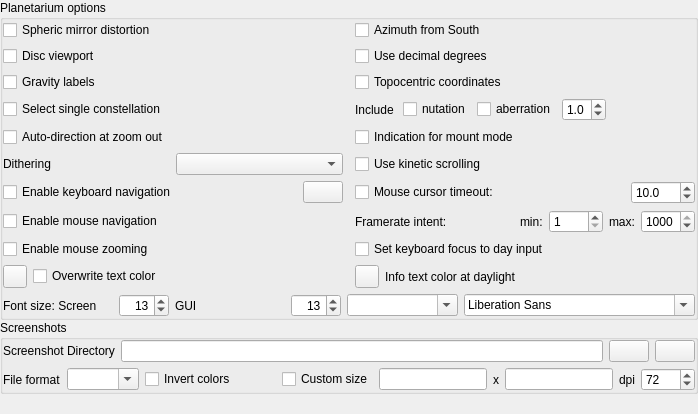
        <widget class="QWidget" name="page_Tools">
         <layout class="QVBoxLayout" name="verticalLayout_5">
          <property name="spacing">
           <number>0</number>
          </property>
          <property name="leftMargin">
           <number>0</number>
          </property>
          <property name="topMargin">
           <number>0</number>
          </property>
          <property name="rightMargin">
           <number>0</number>
          </property>
          <property name="bottomMargin">
           <number>0</number>
          </property>
          <item>
           <widget class="QGroupBox" name="planetarium_groupBox">
            <property name="sizePolicy">
             <sizepolicy hsizetype="Preferred" vsizetype="Expanding">
              <horstretch>0</horstretch>
              <verstretch>0</verstretch>
             </sizepolicy>
            </property>
            <property name="title">
             <string>Planetarium options</string>
            </property>
            <layout class="QGridLayout" name="gridLayoutOptions">
             <property name="leftMargin">
              <number>0</number>
             </property>
             <property name="topMargin">
              <number>0</number>
             </property>
             <property name="rightMargin">
              <number>0</number>
             </property>
             <property name="bottomMargin">
              <number>0</number>
             </property>
             <item row="20" column="1" rowspan="2" colspan="3">
              <layout class="QHBoxLayout" name="fontHorizontalLayout">
               <item>
                <widget class="QLabel" name="fontSizeLabel">
                 <property name="text">
                  <string>Font size: Screen</string>
                 </property>
                </widget>
               </item>
               <item>
                <widget class="QSpinBox" name="screenFontSizeSpinBox">
                 <property name="maximumSize">
                  <size>
                   <width>50</width>
                   <height>16777215</height>
                  </size>
                 </property>
                 <property name="toolTip">
                  <string>Base font size for on-screen text</string>
                 </property>
                 <property name="alignment">
                  <set>Qt::AlignRight|Qt::AlignTrailing|Qt::AlignVCenter</set>
                 </property>
                 <property name="minimum">
                  <number>5</number>
                 </property>
                 <property name="maximum">
                  <number>50</number>
                 </property>
                 <property name="value">
                  <number>13</number>
                 </property>
                </widget>
               </item>
               <item>
                <widget class="QLabel" name="guiFontSizeLabel">
                 <property name="toolTip">
                  <string>Graphical user interface</string>
                 </property>
                 <property name="text">
                  <string comment="abbreviation">GUI</string>
                 </property>
                </widget>
               </item>
               <item>
                <widget class="QSpinBox" name="guiFontSizeSpinBox">
                 <property name="minimumSize">
                  <size>
                   <width>20</width>
                   <height>0</height>
                  </size>
                 </property>
                 <property name="maximumSize">
                  <size>
                   <width>50</width>
                   <height>16777215</height>
                  </size>
                 </property>
                 <property name="toolTip">
                  <string>Base font size for dialogs</string>
                 </property>
                 <property name="alignment">
                  <set>Qt::AlignRight|Qt::AlignTrailing|Qt::AlignVCenter</set>
                 </property>
                 <property name="minimum">
                  <number>7</number>
                 </property>
                 <property name="maximum">
                  <number>50</number>
                 </property>
                 <property name="value">
                  <number>13</number>
                 </property>
                </widget>
               </item>
               <item>
                <widget class="QComboBox" name="fontWritingSystemComboBox">
                 <property name="toolTip">
                  <string>Pre-select fonts for a particular writing system</string>
                 </property>
                 <property name="editable">
                  <bool>true</bool>
                 </property>
                 <property name="insertPolicy">
                  <enum>QComboBox::NoInsert</enum>
                 </property>
                </widget>
               </item>
               <item>
                <widget class="QFontComboBox" name="fontComboBox">
                 <property name="toolTip">
                  <string>Application font</string>
                 </property>
                </widget>
               </item>
              </layout>
             </item>
             <item row="17" column="1">
              <widget class="QCheckBox" name="enableMouseZoomingCheckBox">
               <property name="toolTip">
                <string>Allow mouse to zoom (mousewheel)</string>
               </property>
               <property name="text">
                <string>Enable mouse zooming</string>
               </property>
              </widget>
             </item>
             <item row="3" column="3">
              <widget class="QCheckBox" name="topocentricCheckBox">
               <property name="toolTip">
                <string>Activate to view as seen from surface of the planet (recommended). If switched off, display planetocentric view.</string>
               </property>
               <property name="text">
                <string>Topocentric coordinates</string>
               </property>
              </widget>
             </item>
             <item row="13" column="1">
              <layout class="QHBoxLayout" name="horizontalLayout_13">
               <item>
                <widget class="QCheckBox" name="enableKeysNavigationCheckBox">
                 <property name="toolTip">
                  <string>Allow keyboard to pan and zoom</string>
                 </property>
                 <property name="text">
                  <string>Enable keyboard navigation</string>
                 </property>
                </widget>
               </item>
               <item>
                <spacer name="horizontalSpacer_3">
                 <property name="orientation">
                  <enum>Qt::Horizontal</enum>
                 </property>
                 <property name="sizeHint" stdset="0">
                  <size>
                   <width>40</width>
                   <height>20</height>
                  </size>
                 </property>
                </spacer>
               </item>
               <item>
                <widget class="QPushButton" name="editShortcutsPushButton">
                 <property name="sizePolicy">
                  <sizepolicy hsizetype="Fixed" vsizetype="Fixed">
                   <horstretch>0</horstretch>
                   <verstretch>0</verstretch>
                  </sizepolicy>
                 </property>
                 <property name="toolTip">
                  <string>Edit keyboard shortcuts...</string>
                 </property>
                 <property name="icon">
                  <iconset resource="../../data/gui/guiRes.qrc">
                   <normaloff>:/graphicGui/uibtSettings.png</normaloff>
                   <disabledoff>:/graphicGui/uibtSettings-disabled.png</disabledoff>:/graphicGui/uibtSettings.png</iconset>
                 </property>
                </widget>
               </item>
              </layout>
             </item>
             <item row="5" column="1">
              <widget class="QCheckBox" name="autoZoomResetsDirectionCheckbox">
               <property name="toolTip">
                <string>When enabled, the &quot;auto zoom out&quot; key will also set the initial viewing direction</string>
               </property>
               <property name="text">
                <string>Auto-direction at zoom out</string>
               </property>
              </widget>
             </item>
             <item row="16" column="1">
              <widget class="QCheckBox" name="enableMouseNavigationCheckBox">
               <property name="toolTip">
                <string>Allow mouse to pan (drag)</string>
               </property>
               <property name="text">
                <string>Enable mouse navigation</string>
               </property>
              </widget>
             </item>
             <item row="17" column="3">
              <widget class="QCheckBox" name="focusOnDaySpinnerCheckBox">
               <property name="toolTip">
                <string>Force date/time tab and focus on day input when activating date panel</string>
               </property>
               <property name="text">
                <string>Set keyboard focus to day input</string>
               </property>
              </widget>
             </item>
             <item row="18" column="1">
              <layout class="QHBoxLayout" name="horizontalLayout_15">
               <item>
                <widget class="QToolButton" name="overwriteTextColorButton">
                 <property name="toolTip">
                  <string>Info text color for overwrite</string>
                 </property>
                </widget>
               </item>
               <item>
                <widget class="QCheckBox" name="overwriteTextColorCheckBox">
                 <property name="toolTip">
                  <string>Set one color for text in info panel for all objects</string>
                 </property>
                 <property name="text">
                  <string>Overwrite text color</string>
                 </property>
                </widget>
               </item>
              </layout>
             </item>
             <item row="12" column="1">
              <layout class="QHBoxLayout" name="horizontalLayout_10">
               <item>
                <widget class="QLabel" name="dithering_label">
                 <property name="text">
                  <string>Dithering</string>
                 </property>
                </widget>
               </item>
               <item>
                <widget class="QComboBox" name="ditheringComboBox"/>
               </item>
              </layout>
             </item>
             <item row="4" column="1">
              <widget class="QCheckBox" name="selectSingleConstellationButton">
               <property name="toolTip">
                <string>Hide other constellations when you click one</string>
               </property>
               <property name="statusTip">
                <string>Hide other constellations when you click one</string>
               </property>
               <property name="text">
                <string>Select single constellation</string>
               </property>
              </widget>
             </item>
             <item row="18" column="3">
              <layout class="QHBoxLayout" name="horizontalLayout_14">
               <item>
                <widget class="QToolButton" name="daylightTextColorButton">
                 <property name="toolTip">
                  <string>Info text color at daylight</string>
                 </property>
                </widget>
               </item>
               <item>
                <widget class="QLabel" name="label_2">
                 <property name="text">
                  <string>Info text color at daylight</string>
                 </property>
                </widget>
               </item>
              </layout>
             </item>
             <item row="2" column="3">
              <widget class="QCheckBox" name="decimalDegreeCheckBox">
               <property name="toolTip">
                <string>Use decimal degrees for coordinates</string>
               </property>
               <property name="text">
                <string>Use decimal degrees</string>
               </property>
              </widget>
             </item>
             <item row="1" column="3">
              <widget class="QCheckBox" name="azimuthFromSouthcheckBox">
               <property name="toolTip">
                <string>Activate this option to calculate azimuth from south towards west.</string>
               </property>
               <property name="text">
                <string>Azimuth from South</string>
               </property>
              </widget>
             </item>
             <item row="3" column="1">
              <widget class="QCheckBox" name="gravityLabelCheckbox">
               <property name="toolTip">
                <string>Align labels with the screen center</string>
               </property>
               <property name="text">
                <string>Gravity labels</string>
               </property>
              </widget>
             </item>
             <item row="2" column="1">
              <widget class="QCheckBox" name="diskViewportCheckbox">
               <property name="toolTip">
                <string>Mask out everything outside a central circle in the main view</string>
               </property>
               <property name="text">
                <string>Disc viewport</string>
               </property>
              </widget>
             </item>
             <item row="1" column="1">
              <widget class="QCheckBox" name="sphericMirrorCheckbox">
               <property name="toolTip">
                <string>Spheric mirror distortion is used when projecting Stellarium onto a spheric mirror for low-cost planetarium systems.</string>
               </property>
               <property name="text">
                <string>Spheric mirror distortion</string>
               </property>
               <property name="checkable">
                <bool>true</bool>
               </property>
              </widget>
             </item>
             <item row="4" column="3">
              <layout class="QHBoxLayout" name="aberrationHorizontalLayout">
               <item>
                <widget class="QLabel" name="label_Include">
                 <property name="text">
                  <string>Include </string>
                 </property>
                </widget>
               </item>
               <item>
                <widget class="QCheckBox" name="nutationCheckBox">
                 <property name="toolTip">
                  <string>Nutation is a small wobble of Earth's axis, amounting to a few arcseconds.</string>
                 </property>
                 <property name="text">
                  <string>nutation</string>
                 </property>
                </widget>
               </item>
               <item>
                <widget class="QCheckBox" name="aberrationCheckBox">
                 <property name="toolTip">
                  <string>Annual aberration is an annual wobble in positions, amounting to max. about 20 arcseconds for observers on Earth.</string>
                 </property>
                 <property name="text">
                  <string>aberration</string>
                 </property>
                </widget>
               </item>
               <item>
                <widget class="QDoubleSpinBox" name="aberrationSpinBox">
                 <property name="toolTip">
                  <string>Exaggerate aberration (for didactic explanations)</string>
                 </property>
                 <property name="decimals">
                  <number>1</number>
                 </property>
                 <property name="maximum">
                  <double>5.000000000000000</double>
                 </property>
                 <property name="singleStep">
                  <double>0.100000000000000</double>
                 </property>
                 <property name="value">
                  <double>1.000000000000000</double>
                 </property>
                </widget>
               </item>
               <item>
                <spacer name="horizontalSpacer_4">
                 <property name="orientation">
                  <enum>Qt::Horizontal</enum>
                 </property>
                 <property name="sizeHint" stdset="0">
                  <size>
                   <width>40</width>
                   <height>20</height>
                  </size>
                 </property>
                </spacer>
               </item>
              </layout>
             </item>
             <item row="5" column="3">
              <widget class="QCheckBox" name="indicationMountModeCheckBox">
               <property name="toolTip">
                <string>Flash a short message when toggling mount mode.</string>
               </property>
               <property name="text">
                <string>Indication for mount mode</string>
               </property>
              </widget>
             </item>
             <item row="12" column="3">
              <widget class="QCheckBox" name="kineticScrollingCheckBox">
               <property name="toolTip">
                <string>Kinetic scrolling means dragging text panels directly instead of dragging window handles.</string>
               </property>
               <property name="text">
                <string>Use kinetic scrolling</string>
               </property>
              </widget>
             </item>
             <item row="13" column="3">
              <layout class="QHBoxLayout" name="mouseTimeoutLayout">
               <item>
                <widget class="QCheckBox" name="mouseTimeoutCheckbox">
                 <property name="toolTip">
                  <string>Hides the mouse cursor when inactive</string>
                 </property>
                 <property name="text">
                  <string>Mouse cursor timeout:</string>
                 </property>
                </widget>
               </item>
               <item>
                <spacer name="horizontalSpacer">
                 <property name="orientation">
                  <enum>Qt::Horizontal</enum>
                 </property>
                 <property name="sizeHint" stdset="0">
                  <size>
                   <width>30</width>
                   <height>20</height>
                  </size>
                 </property>
                </spacer>
               </item>
               <item>
                <widget class="QDoubleSpinBox" name="mouseTimeoutSpinBox">
                 <property name="maximumSize">
                  <size>
                   <width>16777215</width>
                   <height>24</height>
                  </size>
                 </property>
                 <property name="toolTip">
                  <string>seconds</string>
                 </property>
                 <property name="keyboardTracking">
                  <bool>false</bool>
                 </property>
                 <property name="decimals">
                  <number>1</number>
                 </property>
                 <property name="minimum">
                  <double>0.000000000000000</double>
                 </property>
                 <property name="maximum">
                  <double>3600.000000000000000</double>
                 </property>
                 <property name="value">
                  <double>10.000000000000000</double>
                 </property>
                </widget>
               </item>
              </layout>
             </item>
             <item row="16" column="3">
              <layout class="QHBoxLayout" name="horizontalLayout_fps">
               <item>
                <widget class="QLabel" name="label_fpsIntent">
                 <property name="text">
                  <string>Framerate intent:</string>
                 </property>
                </widget>
               </item>
               <item>
                <spacer name="horizontalSpacer_6">
                 <property name="orientation">
                  <enum>Qt::Horizontal</enum>
                 </property>
                 <property name="sizeHint" stdset="0">
                  <size>
                   <width>40</width>
                   <height>20</height>
                  </size>
                 </property>
                </spacer>
               </item>
               <item>
                <widget class="QLabel" name="label_min">
                 <property name="text">
                  <string>min:</string>
                 </property>
                </widget>
               </item>
               <item>
                <widget class="QSpinBox" name="minFpsSpinBox">
                 <property name="toolTip">
                  <string>Minimum intended FPS between user interaction. Set very low to conserve energy or save CPU use.</string>
                 </property>
                 <property name="keyboardTracking">
                  <bool>false</bool>
                 </property>
                 <property name="minimum">
                  <number>1</number>
                 </property>
                 <property name="maximum">
                  <number>1000</number>
                 </property>
                </widget>
               </item>
               <item>
                <widget class="QLabel" name="label_max">
                 <property name="text">
                  <string>max:</string>
                 </property>
                </widget>
               </item>
               <item>
                <widget class="QSpinBox" name="maxFpsSpinBox">
                 <property name="toolTip">
                  <string>Maximum allowed FPS. 1000 just means &quot;as fast as possible&quot;. </string>
                 </property>
                 <property name="keyboardTracking">
                  <bool>false</bool>
                 </property>
                 <property name="minimum">
                  <number>5</number>
                 </property>
                 <property name="maximum">
                  <number>1000</number>
                 </property>
                 <property name="value">
                  <number>1000</number>
                 </property>
                </widget>
               </item>
              </layout>
             </item>
            </layout>
           </widget>
          </item>
          <item>
           <widget class="QGroupBox" name="groupBox_Screenshots">
            <property name="title">
             <string>Screenshots</string>
            </property>
            <layout class="QVBoxLayout" name="verticalLayout_3">
             <property name="leftMargin">
              <number>0</number>
             </property>
             <property name="topMargin">
              <number>0</number>
             </property>
             <property name="rightMargin">
              <number>0</number>
             </property>
             <property name="bottomMargin">
              <number>0</number>
             </property>
             <item>
              <layout class="QHBoxLayout" name="horizontalLayout_5">
               <item>
                <widget class="QLabel" name="label">
                 <property name="text">
                  <string>Screenshot Directory</string>
                 </property>
                </widget>
               </item>
               <item>
                <widget class="QLineEdit" name="screenshotDirEdit"/>
               </item>
               <item>
                <widget class="QPushButton" name="screenshotBrowseButton">
                 <property name="sizePolicy">
                  <sizepolicy hsizetype="Fixed" vsizetype="Fixed">
                   <horstretch>0</horstretch>
                   <verstretch>0</verstretch>
                  </sizepolicy>
                 </property>
                 <property name="text">
                  <string/>
                 </property>
                 <property name="icon">
                  <iconset resource="../../data/gui/guiRes.qrc">
                   <normaloff>:/graphicGui/uibtFolder.png</normaloff>
                   <disabledoff>:/graphicGui/uibtFolder-disabled.png</disabledoff>:/graphicGui/uibtFolder.png</iconset>
                 </property>
                </widget>
               </item>
               <item>
                <widget class="QPushButton" name="pushButtonConfigureScreenshotsDialog">
                 <property name="toolTip">
                  <string>Rules for screenshot file naming</string>
                 </property>
                 <property name="icon">
                  <iconset resource="../../data/gui/guiRes.qrc">
                   <normaloff>:/graphicGui/uibtSettings.png</normaloff>
                   <disabledoff>:/graphicGui/uibtSettings-disabled.png</disabledoff>:/graphicGui/uibtSettings.png</iconset>
                 </property>
                </widget>
               </item>
              </layout>
             </item>
             <item>
              <layout class="QHBoxLayout" name="horizontalLayout_ScreenshotCustom">
               <property name="topMargin">
                <number>0</number>
               </property>
               <item>
                <widget class="QLabel" name="labelFileFormat">
                 <property name="text">
                  <string>File format</string>
                 </property>
                </widget>
               </item>
               <item>
                <widget class="QComboBox" name="screenshotFileFormatComboBox">
                 <property name="editable">
                  <bool>true</bool>
                 </property>
                 <property name="insertPolicy">
                  <enum>QComboBox::NoInsert</enum>
                 </property>
                </widget>
               </item>
               <item>
                <widget class="QCheckBox" name="invertScreenShotColorsCheckBox">
                 <property name="sizePolicy">
                  <sizepolicy hsizetype="Fixed" vsizetype="Fixed">
                   <horstretch>0</horstretch>
                   <verstretch>0</verstretch>
                  </sizepolicy>
                 </property>
                 <property name="text">
                  <string>Invert colors</string>
                 </property>
                </widget>
               </item>
               <item>
                <spacer name="horizontalSpacer_screenshots">
                 <property name="orientation">
                  <enum>Qt::Horizontal</enum>
                 </property>
                 <property name="sizeHint" stdset="0">
                  <size>
                   <width>40</width>
                   <height>20</height>
                  </size>
                 </property>
                </spacer>
               </item>
               <item>
                <widget class="QCheckBox" name="useCustomScreenshotSizeCheckBox">
                 <property name="sizePolicy">
                  <sizepolicy hsizetype="Fixed" vsizetype="Fixed">
                   <horstretch>0</horstretch>
                   <verstretch>0</verstretch>
                  </sizepolicy>
                 </property>
                 <property name="text">
                  <string>Custom size</string>
                 </property>
                </widget>
               </item>
               <item>
                <widget class="QLineEdit" name="customScreenshotWidthLineEdit">
                 <property name="sizePolicy">
                  <sizepolicy hsizetype="Maximum" vsizetype="Fixed">
                   <horstretch>0</horstretch>
                   <verstretch>0</verstretch>
                  </sizepolicy>
                 </property>
                </widget>
               </item>
               <item>
                <widget class="QLabel" name="label_times">
                 <property name="sizePolicy">
                  <sizepolicy hsizetype="Fixed" vsizetype="Preferred">
                   <horstretch>0</horstretch>
                   <verstretch>0</verstretch>
                  </sizepolicy>
                 </property>
                 <property name="toolTip">
                  <string notr="true"/>
                 </property>
                 <property name="text">
                  <string notr="true">x</string>
                 </property>
                </widget>
               </item>
               <item>
                <widget class="QLineEdit" name="customScreenshotHeightLineEdit">
                 <property name="sizePolicy">
                  <sizepolicy hsizetype="Maximum" vsizetype="Fixed">
                   <horstretch>0</horstretch>
                   <verstretch>0</verstretch>
                  </sizepolicy>
                 </property>
                </widget>
               </item>
               <item>
                <widget class="QLabel" name="label_3">
                 <property name="text">
                  <string>dpi</string>
                 </property>
                </widget>
               </item>
               <item>
                <widget class="QSpinBox" name="dpiSpinBox">
                 <property name="toolTip">
                  <string>Dots per Inch (for printing size computation in image metadata). Native print size in inches is then pixelSize/dpi.</string>
                 </property>
                 <property name="minimum">
                  <number>50</number>
                 </property>
                 <property name="maximum">
                  <number>6000</number>
                 </property>
                 <property name="value">
                  <number>72</number>
                 </property>
                </widget>
               </item>
              </layout>
             </item>
            </layout>
           </widget>
          </item>
          <item>
           <spacer name="verticalSpacer_2">
            <property name="orientation">
             <enum>Qt::Vertical</enum>
            </property>
            <property name="sizeHint" stdset="0">
             <size>
              <width>20</width>
              <height>20</height>
             </size>
            </property>
           </spacer>
          </item>
         </layout>
        </widget>
